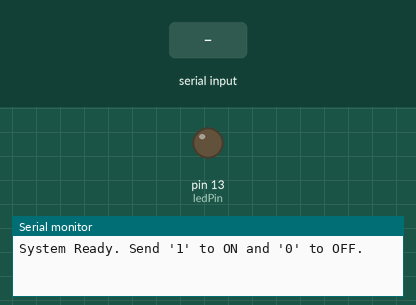
This sketch was run on a simulated Arduino Uno, built with avr-gcc and run on an emulated ATmega328P. Parts: output pins drawn as LEDs (lit = HIGH), the last lines printed to the serial monitor. The test bench sets the inputs (shaded band).

Above: at 1.2 s.
1.3 s: "1" received over Serial
At 1.8 s:
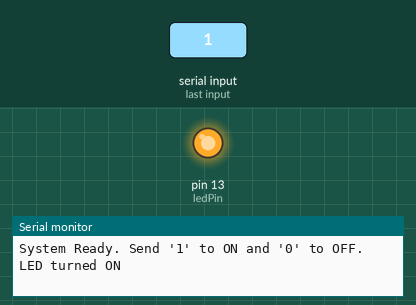
2.8 s: "0" received over Serial
At 4.1 s:
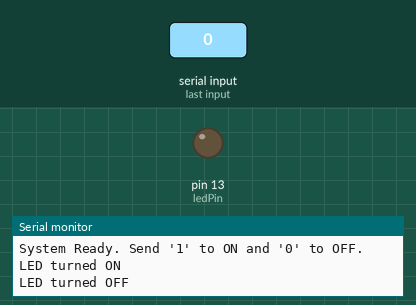
Timing chart, 0 to 5.8 s (numbered marks = the images above; inputs shaded):
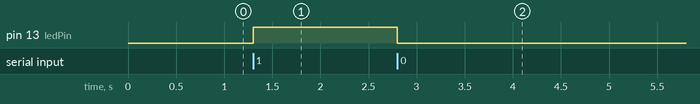

The sketch:

Bluetooth_Control.ino
```cpp
// Arduino Bluetooth Control - Professional Code
// Connections: HC-05 TX -> Arduino RX (Pin 0), HC-05 RX -> Arduino TX (Pin 1)

int ledPin = 13; // Onboard LED pin
char incomingData = 0;

void setup() {
  pinMode(ledPin, OUTPUT);
  Serial.begin(9600); // Bluetooth communication speed
  Serial.println("System Ready. Send '1' to ON and '0' to OFF.");
}

void loop() {
  if(Serial.available() > 0) {
    incomingData = Serial.read(); // Reading data from Bluetooth

    if(incomingData == '1') {
      digitalWrite(ledPin, HIGH);
      Serial.println("LED turned ON");
    }
    else if(incomingData == '0') {
      digitalWrite(ledPin, LOW);
      Serial.println("LED turned OFF");
    }
  }
}
```

Measured:
- after the input at 1.3 s, pin 13 (ledPin): LOW → HIGH at once
- after the input at 2.8 s, pin 13 (ledPin): HIGH → LOW at once
